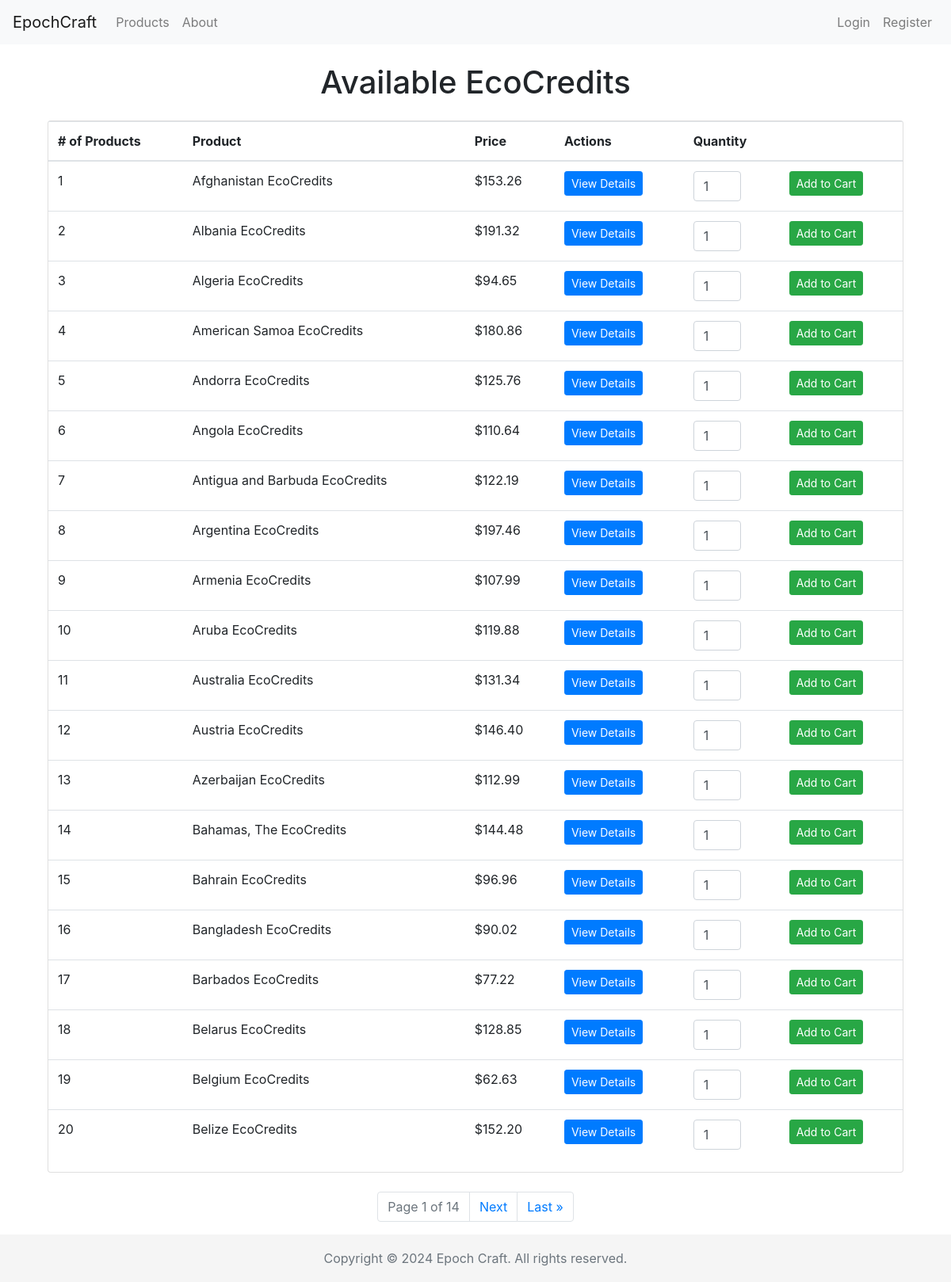
Screenshot of /products/ with the database file from the repository.
### cc_shop/models.py (models this page shows, shortened)
class Product(models.Model):
    country = models.ForeignKey(Country, on_delete=models.CASCADE, related_name='products')
    description = models.TextField()
    price = models.DecimalField(max_digits=10, decimal_places=2)
    type = models.CharField(max_length=50)   # Types could be like "Carbon Offset", "Renewable Energy Credit", etc

class Country(models.Model):
    country_code = models.CharField(max_length=3, primary_key=True)
    country_name = models.CharField(max_length=100)
    def __str__(self):
        return self.country_name

### cc_shop/views.py (the view)
# urls.py: path('products/', views.list_products, name='list_products'),
def list_products(request):
    query = request.GET.get('query', '').lower()
    if query:
        if 'ecocredits' in query:
            products = Product.objects.all().order_by('id')
        else:
            products = Product.objects.filter(country__country_name__icontains=query).order_by('id')  # Added ordering
    else:
        products = Product.objects.all().order_by('id')
    paginator = Paginator(products, 20)   # Show 20 products per page
    page_number = request.GET.get('page')
    try:
        products_page_obj = paginator.page(page_number)
    except PageNotAnInteger:
        products_page_obj = paginator.page(1)
    except EmptyPage:
        products_page_obj = paginator.page(paginator.num_pages)
    start_index = (products_page_obj.number - 1) * paginator.per_page + 1
    return render(request, 'list_products.html', {'products_page_obj': products_page_obj, 'start_index': start_index})

### cc_shop/templates/list_products.html (shortened to what this page needs)
{% extends 'base.html' %}
{% block content %}
<div class="container mt-4">
    <h1 class="text-center mb-4">Available EcoCredits</h1>
    <div class="card">
        <table class="table table-hover">
            <thead>
                <tr>
                    <th># of Products</th>
                    <th>Product</th>
                    <th>Price</th>
                    <th>Actions</th>
                    <th>Quantity</th>
                    <th></th>
                </tr>
            </thead>
            <tbody>
                {% for product in products_page_obj %}
                <tr>
                    <td>{{ start_index|add:forloop.counter0 }}</td>
                    <td>{{ product.country }} EcoCredits</td>
                    <td>${{ product.price }}</td>
                    <td><a href="{% url 'product_detail' product.id %}" class="btn btn-primary btn-sm" id="view-button">View Details</a></td>
                    <td>
                        <input type="number" name="quantity" value="1" min="1" max="99" class="form-control" style="width: 60px;">
                    </td>
                    <td>
                        <form action="{% url 'add_to_cart' product.id %}" method="post" class="d-inline">
                            <button type="submit" class="btn btn-success btn-sm">Add to Cart</button>
                        </form>
                    </td>
                </tr>
                {% empty %}
                <tr><td colspan="4">No products found.</td></tr>
                {% endfor %}
            </tbody>
        </table>
    </div>
    <div class="row justify-content-center mt-4">
        <nav aria-label="Page navigation">
            <ul class="pagination">
                <li class="page-item disabled"><a class="page-link" href="#">Page {{ products_page_obj.number }} of {{ products_page_obj.paginator.num_pages }}</a></li>
                {% if products_page_obj.has_next %}
                    <li class="page-item"><a class="page-link" href="?page={{ products_page_obj.next_page_number }}">Next</a></li>
                    <li class="page-item"><a class="page-link" href="?page={{ products_page_obj.paginator.num_pages }}">Last &raquo;</a></li>
                {% endif %}
            </ul>
        </nav>
    </div>
</div>
{% endblock %}

### cc_shop/templates/base.html (style rules this page uses)
html { position: relative; min-height: 100%; }
body { margin-bottom: 60px; }

### rows the page displays
Product: counter0 "1", country "Afghanistan", price "153.26"
Product: counter0 "2", country "Albania", price "191.32"
Product: counter0 "3", country "Algeria", price "94.65"
Product: counter0 "4", country "American Samoa", price "180.86"
Product: counter0 "5", country "Andorra", price "125.76"
Product: counter0 "6", country "Angola", price "110.64"
Product: counter0 "7", country "Antigua and Barbuda", price "122.19"
Product: counter0 "8", country "Argentina", price "197.46"
Product: counter0 "9", country "Armenia", price "107.99"
Product: counter0 "10", country "Aruba", price "119.88"
Product: counter0 "11", country "Australia", price "131.34"
Product: counter0 "12", country "Austria", price "146.40"
Product: counter0 "13", country "Azerbaijan", price "112.99"
Product: counter0 "14", country "Bahamas, The", price "144.48"
Product: counter0 "15", country "Bahrain", price "96.96"
Product: counter0 "16", country "Bangladesh", price "90.02"
Product: counter0 "17", country "Barbados", price "77.22"
Product: counter0 "18", country "Belarus", price "128.85"
Product: counter0 "19", country "Belgium", price "62.63"
Product: counter0 "20", country "Belize", price "152.20"

### other values shown
{{ products_page_obj.number }} "1"
{{ products_page_obj.paginator.num_pages }} "14"
